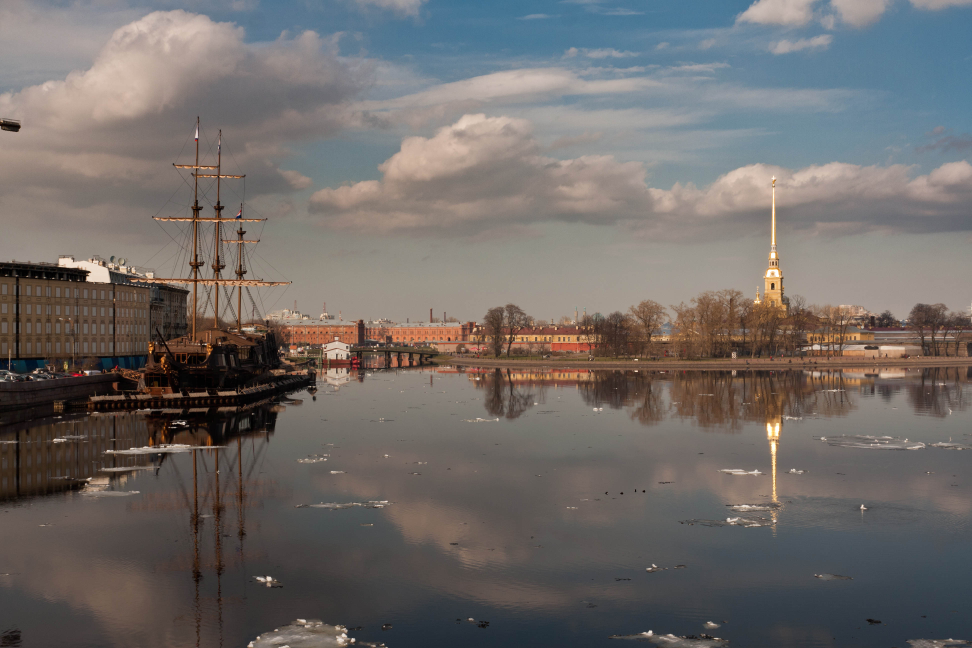
#> input picture person/data/boat1.jpg, 3888 x 2592 px (shown at 1/4 size); its folder holds 3 pictures in this run
$ python main.py
#> lines starting #> are read from the running program, lines starting #| are printed output that depends on the picture
import cv2

# 读取图像列表，假设图像位于 'data' 目录下
images = [cv2.imread(f"data/boat{i}.jpg") for i in [1, 2]]  # 替换为您的图片文件名
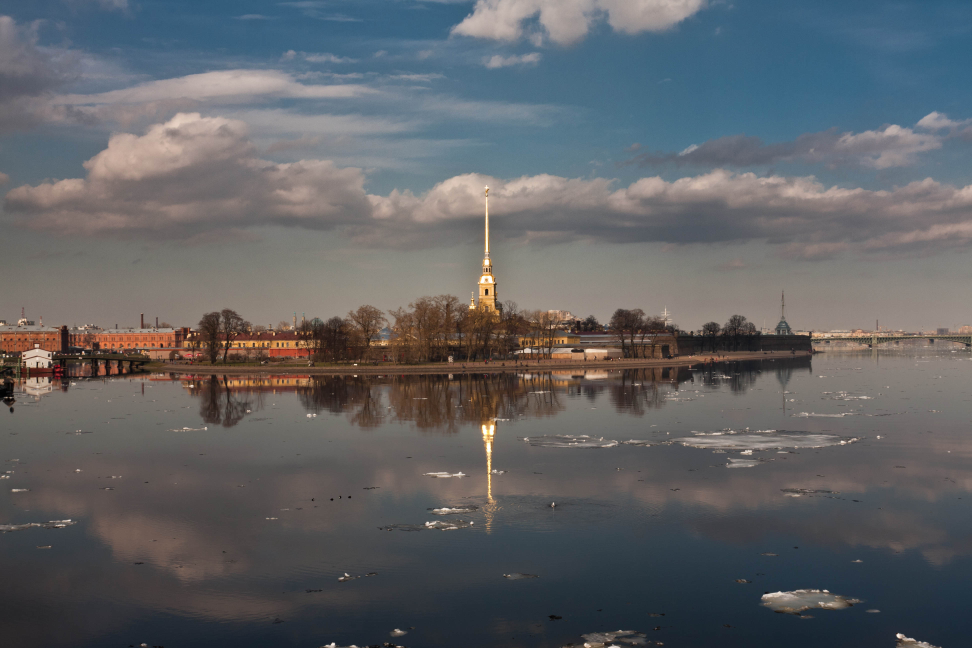
#> input picture person/data/boat2.jpg, 3888 x 2592 px (shown at 1/4 size)
#> images = 2 items

# 创建 Stitcher 对象
stitcher = cv2.Stitcher_create()

# 执行图像拼接
status, panorama = stitcher.stitch(images)
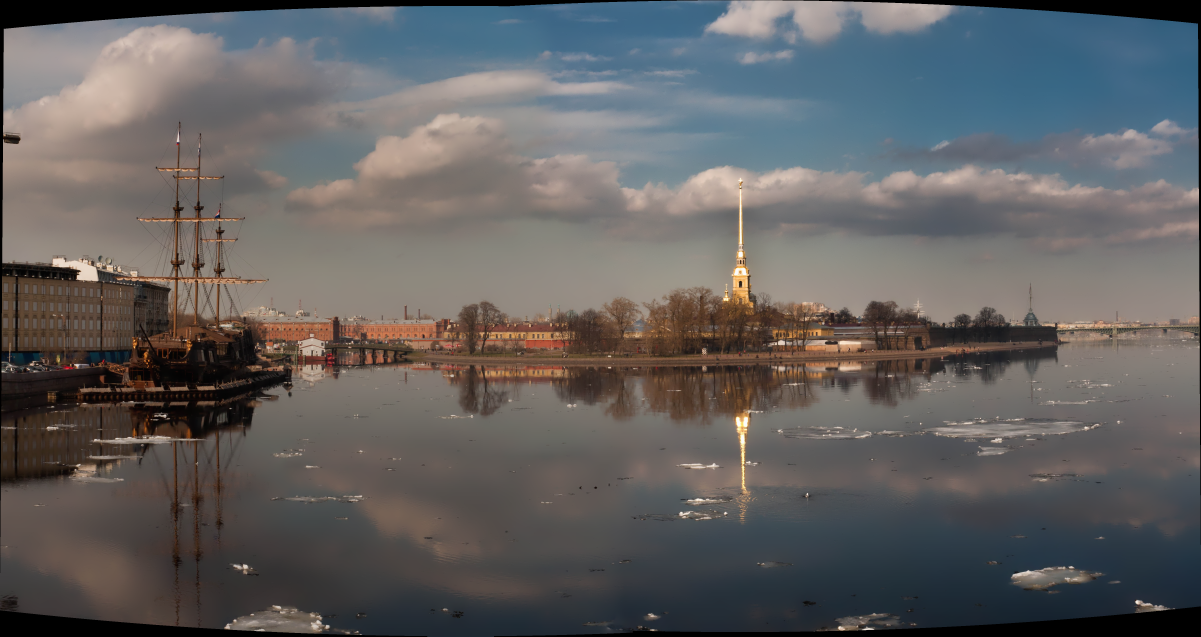
#> panorama: shape (2545, 4803, 3) (shown at 1/4 size); mean of channels 0, 1, 2 96.6, 96.6, 98.1; drawn as B, G, R
#> status = 0

# 检查拼接是否成功
if status == cv2.Stitcher_OK:
    # 拼接成功，保存结果到 'results' 目录下的 'results.jpg'
    cv2.imshow('Panorama', panorama)
    cv2.imwrite("results/result.jpg", panorama)
else:
    print("图像拼接失败！")
